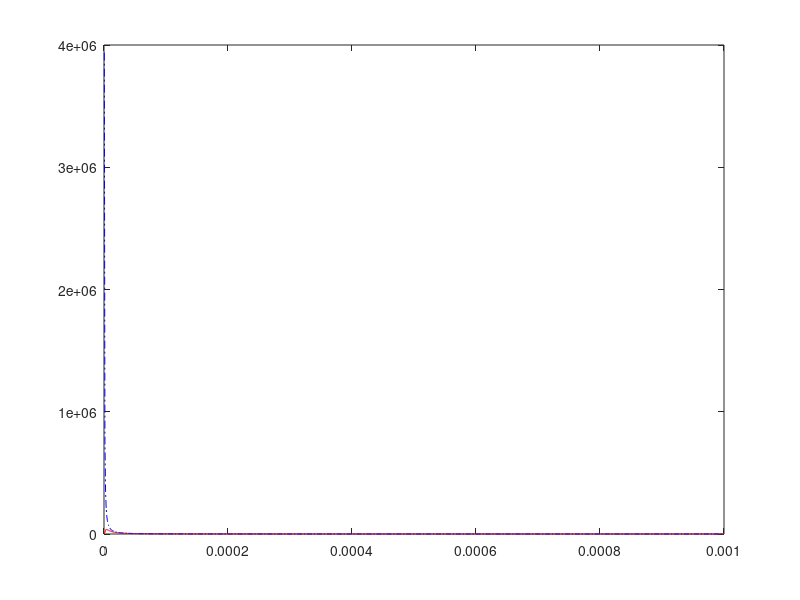
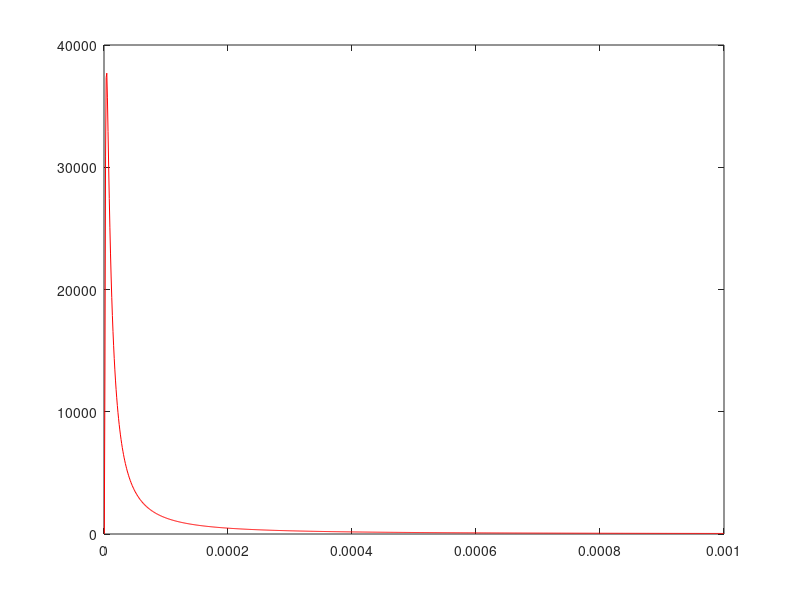

Source code (MATLAB) for these figures, in order:
function intPDF
    x = 0.0000005:0.000001:0.001;
    a = 4;
    LA = 0.001;
    fI = zeros(1,numel(x));
    fI_approx = zeros(1,numel(x));
    fI_approx_2 = zeros(1,numel(x));
    
    for i = 1:numel(x)
        fI(i) = getPDF(x(i),a,LA);  
    end
    fI_approx = pi * LA * (2/a) * gamma(1 + (2/a)) * x.^-(1 + (2/a));
    fI_approx_2 = pi * LA * (2/a) * gamma(1 + (2/a)) * x.^-(1 + (4/a));
    %plot(x,fI,'r-',x,fI_approx,'b.',x,fI_approx_2,'k--')
    %plot(x,fI,'r-',x,fI_approx_2,'k--')
    plot(x,fI,'r-',x,fI_approx,'b-.')
    figure; plot(x,fI,'r-')
end






function f_I = getPDF(x,a,LA)
    k = 1:100;
    A = (-1).^(k+1);
    B = gamma(1 + (2/a) * k);
    C = sin((2/a) * pi * k);
    D = factorial(k);

    E = (pi * LA * gamma(1 + (2/a)) * gamma(1 - (2/a)) / x^(2/a)).^k;

    f_I = 1 / (pi * x) * sum(A.*B.*C.*E./D);
end